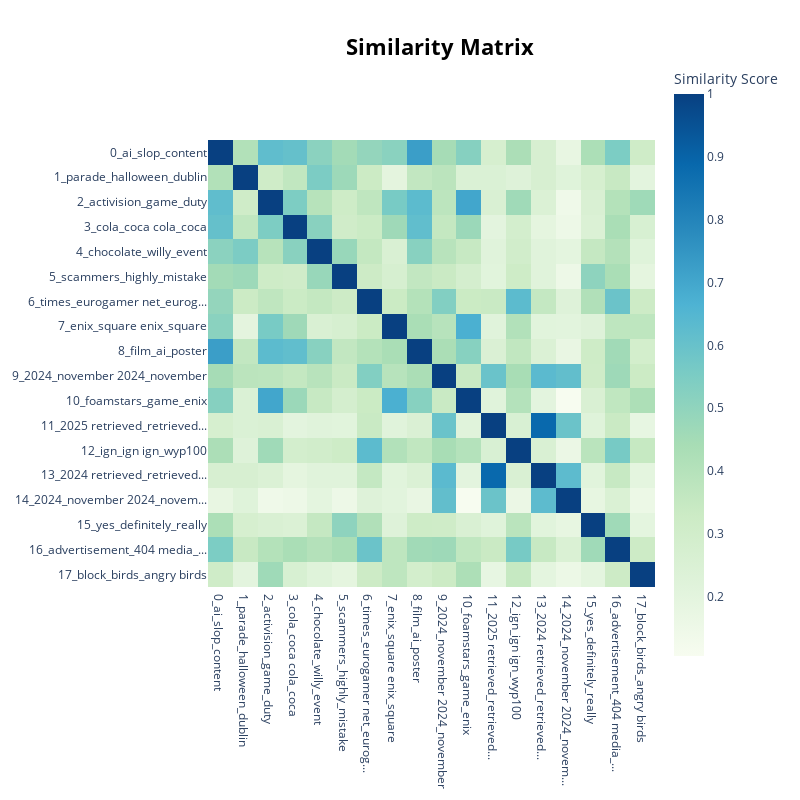

Notebook code for this chart:
### Code cell
topic_model.visualize_heatmap()

### Figure 1 — Plotly figure (JSON) as saved in the notebook; plotly's stock layout.template omitted (floating-point values rounded to 4 significant figures; data arrays with more than 128 entries replaced by an {"elided": "..."} marker saying what was removed)
{"data": [{"coloraxis": "coloraxis", "hovertemplate": "x: %{x}<br>y: %{y}<br>Similarity Score: %{z}<extra></extra>", "name": "0", "type": "heatmap", "x": ["0_ai_slop_content", "1_parade_halloween_dublin", "2_activision_game_duty", "3_cola_coca cola_coca", "4_chocolate_willy_event", "5_scammers_highly_mistake", "6_times_eurogamer net_eurog...", "7_enix_square enix_square", "8_film_ai_poster", "9_2024_november 2024_november", "10_foamstars_game_enix", "11_2025 retrieved_retrieved...", "12_ign_ign ign_wyp100", "13_2024 retrieved_retrieved...", "14_2024_november 2024_novem...", "15_yes_definitely_really", "16_advertisement_404 media_...", "17_block_birds_angry birds"], "xaxis": "x", "y": ["0_ai_slop_content", "1_parade_halloween_dublin", "2_activision_game_duty", "3_cola_coca cola_coca", "4_chocolate_willy_event", "5_scammers_highly_mistake", "6_times_eurogamer net_eurog...", "7_enix_square enix_square", "8_film_ai_poster", "9_2024_november 2024_november", "10_foamstars_game_enix", "11_2025 retrieved_retrieved...", "12_ign_ign ign_wyp100", "13_2024 retrieved_retrieved...", "14_2024_november 2024_novem...", "15_yes_definitely_really", "16_advertisement_404 media_...", "17_block_birds_angry birds"], "yaxis": "y", "z": {"elided": "18x18 float values"}}], "layout": {"coloraxis": {"colorbar": {"title": {"text": "Similarity Score"}}, "colorscale": [[0, "rgb(247,252,240)"], [0.125, "rgb(224,243,219)"], [0.25, "rgb(204,235,197)"], [0.375, "rgb(168,221,181)"], [0.5, "rgb(123,204,196)"], [0.625, "rgb(78,179,211)"], [0.75, "rgb(43,140,190)"], [0.875, "rgb(8,104,172)"], [1, "rgb(8,64,129)"]]}, "height": 800, "hoverlabel": {"bgcolor": "white", "font": {"family": "Rockwell", "size": 16}}, "legend": {"title": {"text": "Trend"}}, "margin": {"t": 60}, "showlegend": true, "title": {"font": {"color": "Black", "size": 22}, "text": "<b>Similarity Matrix</b>", "x": 0.55, "xanchor": "center", "y": 0.95, "yanchor": "top"}, "width": 800, "xaxis": {"anchor": "y", "constrain": "domain", "domain": [0, 1], "scaleanchor": "y"}, "yaxis": {"anchor": "x", "autorange": "reversed", "constrain": "domain", "domain": [0, 1]}}}
